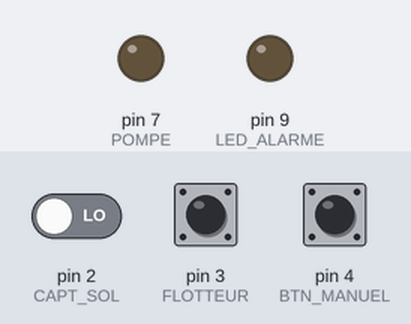
The sketch below on a simulated Arduino Uno, built with avr-gcc and run on an emulated ATmega328P. Shown: output pins drawn as LEDs (lit = HIGH). Dashed ring = blinking. The inputs (shaded band) are chosen by the test bench; at power-on: pin 4 (BTN_MANUEL) HIGH, pin 3 (FLOTTEUR) HIGH, pin 2 (CAPT_SOL) LOW.

Above: at 1.2 s.
1.3 s: pin 4 (BTN_MANUEL) pulled LOW for 0.15 s
At 1.42 s:
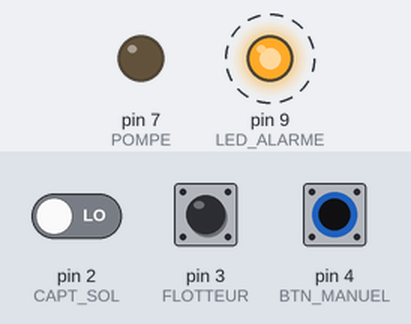
4.3 s: pin 3 (FLOTTEUR) pulled LOW for 0.15 s
At 5.1 s:
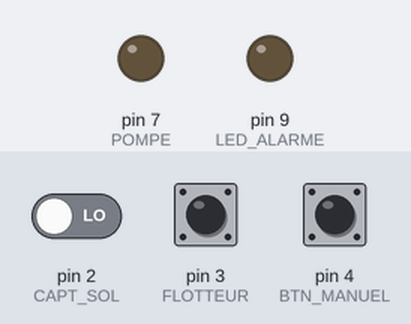
5.9 s: pin 4 (BTN_MANUEL) pulled LOW for 1 s
At 6.27 s:
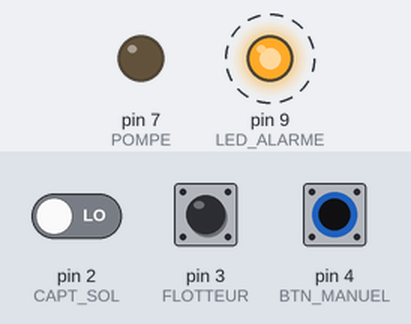
8.9 s: pin 3 (FLOTTEUR) pulled LOW for 1 s
At 9.9 s:
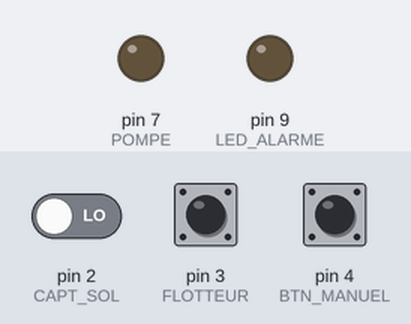
Timing chart, 0 to 11.9 s (numbered marks = the images above; inputs shaded):
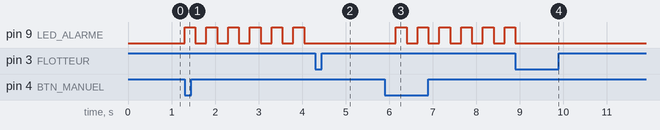

Measured:
- after the input at 1.3 s, pin 9 (LED_ALARME): alternates HIGH for 0.25 s and LOW for 0.25 s, starting at once
- after the input at 4.3 s, pin 9 (LED_ALARME): stops changing and stays LOW
- after the input at 5.9 s, pin 9 (LED_ALARME): alternates HIGH for 0.25 s and LOW for 0.25 s, starting after 0.25 s
- after the input at 8.9 s, pin 9 (LED_ALARME): goes on until 8.9 s, then stays LOW

The sketch:

m2025_ex9_arrosage.ino
```cpp
// Midterm 2024-2025, Exercice 9 : arrosage automatique de la serre (sketch complet, non bloquant)
const int CAPT_SOL = 2, FLOTTEUR = 3, BTN_MANUEL = 4, POMPE = 7, LED_ALARME = 9;
const unsigned long T_ARROSAGE_MAX = 30000, T_INFILTRATION = 60000UL, T_CLIGNO = 250;   // 2 Hz = 250 ms

enum class Etat { VEILLE, ARROSAGE, INFILTRATION, MANUEL, ALARME };
Etat etat = Etat::VEILLE;
unsigned long tEntree = 0, tCligno = 0;
bool led = false;

bool solSec()       { return digitalRead(CAPT_SOL) == HIGH; }     // a)
bool cuveVide()     { return digitalRead(FLOTTEUR) == HIGH; }
bool boutonManuel() { return digitalRead(BTN_MANUEL) == LOW; }
void changer(Etat e) { etat = e; tEntree = millis(); }

void setup() {
  pinMode(CAPT_SOL, INPUT); pinMode(FLOTTEUR, INPUT_PULLUP); pinMode(BTN_MANUEL, INPUT_PULLUP);
  pinMode(POMPE, OUTPUT); pinMode(LED_ALARME, OUTPUT);
}

void loop() {
  unsigned long now = millis(), ecoule = now - tEntree;
  switch (etat) {
    case Etat::VEILLE:
      digitalWrite(POMPE, LOW); digitalWrite(LED_ALARME, LOW);
      if (boutonManuel()) changer(Etat::MANUEL);
      else if (solSec() && !cuveVide()) changer(Etat::ARROSAGE);
      break;
    case Etat::ARROSAGE:
      digitalWrite(POMPE, HIGH);
      if (cuveVide()) changer(Etat::ALARME);                              // marche a sec interdite
      else if (!solSec() || ecoule >= T_ARROSAGE_MAX) changer(Etat::INFILTRATION);
      break;
    case Etat::INFILTRATION:
      digitalWrite(POMPE, LOW);
      if (ecoule >= T_INFILTRATION) changer(Etat::VEILLE);
      break;
    case Etat::MANUEL:
      digitalWrite(POMPE, HIGH);
      if (cuveVide()) changer(Etat::ALARME);
      else if (!boutonManuel()) changer(Etat::VEILLE);
      break;
    case Etat::ALARME:
      digitalWrite(POMPE, LOW);
      if (now - tCligno >= T_CLIGNO) { tCligno = now; led = !led; digitalWrite(LED_ALARME, led); }
      if (!cuveVide()) changer(Etat::VEILLE);
      break;
  }
}
```
